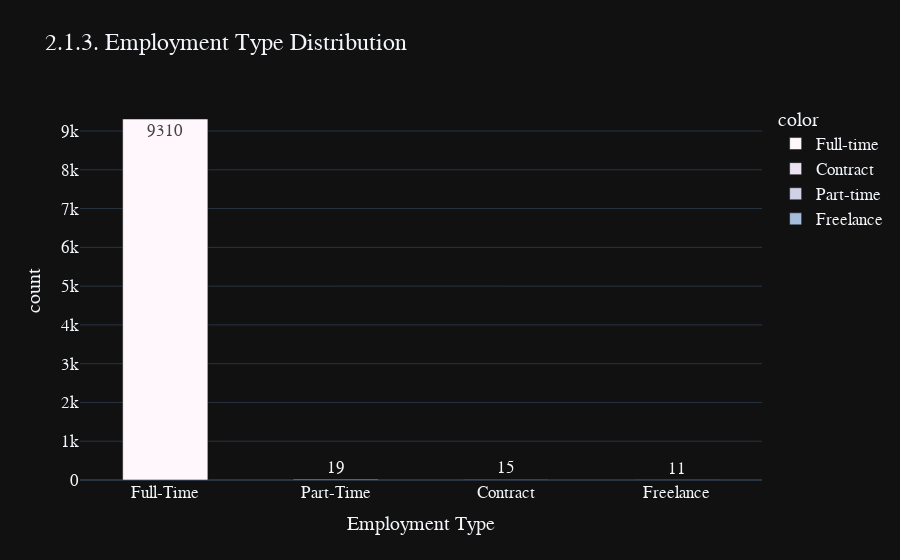

This figure's notebook cell:
### Markdown cell above
<h4>4 employment type here, each are:</h4><br>

<b>PT</b>: Part-time<br>
<b>FT</b>: Full-time<br>
<b>CT</b>: Contract<br>
<b>FL</b>: Freelance<br>

### Code cell
type_grouped = df['employment_type'].value_counts()
e_type = ['Full-Time','Part-Time','Contract','Freelance']
fig = px.bar(x = e_type, y = type_grouped.values, 
       color = type_grouped.index, 
       color_discrete_sequence=px.colors.sequential.PuBuGn,
       template = 'plotly_dark',
       text = type_grouped.values, title = '2.1.3. Employment Type Distribution')
fig.update_layout(
    xaxis_title="Employment Type",
    yaxis_title="count",
    font = dict(size=17,family="Franklin Gothic"))
fig.update_traces(width=0.5)
fig.show()

### Figure 1 — Plotly figure (JSON) as saved in the notebook; plotly's stock layout.template omitted (floating-point values rounded to 4 significant figures)
{"data": [{"alignmentgroup": "True", "hovertemplate": "color=Full-time<br>x=%{x}<br>y=%{y}<br>text=%{text}<extra></extra>", "legendgroup": "Full-time", "marker": {"color": "rgb(255,247,251)", "pattern": {"shape": ""}}, "name": "Full-time", "offsetgroup": "Full-time", "orientation": "v", "showlegend": true, "text": [9310], "textposition": "auto", "type": "bar", "width": 0.5, "x": ["Full-Time"], "xaxis": "x", "y": [9310], "yaxis": "y"}, {"alignmentgroup": "True", "hovertemplate": "color=Contract<br>x=%{x}<br>y=%{y}<br>text=%{text}<extra></extra>", "legendgroup": "Contract", "marker": {"color": "rgb(236,226,240)", "pattern": {"shape": ""}}, "name": "Contract", "offsetgroup": "Contract", "orientation": "v", "showlegend": true, "text": [19], "textposition": "auto", "type": "bar", "width": 0.5, "x": ["Part-Time"], "xaxis": "x", "y": [19], "yaxis": "y"}, {"alignmentgroup": "True", "hovertemplate": "color=Part-time<br>x=%{x}<br>y=%{y}<br>text=%{text}<extra></extra>", "legendgroup": "Part-time", "marker": {"color": "rgb(208,209,230)", "pattern": {"shape": ""}}, "name": "Part-time", "offsetgroup": "Part-time", "orientation": "v", "showlegend": true, "text": [15], "textposition": "auto", "type": "bar", "width": 0.5, "x": ["Contract"], "xaxis": "x", "y": [15], "yaxis": "y"}, {"alignmentgroup": "True", "hovertemplate": "color=Freelance<br>x=%{x}<br>y=%{y}<br>text=%{text}<extra></extra>", "legendgroup": "Freelance", "marker": {"color": "rgb(166,189,219)", "pattern": {"shape": ""}}, "name": "Freelance", "offsetgroup": "Freelance", "orientation": "v", "showlegend": true, "text": [11], "textposition": "auto", "type": "bar", "width": 0.5, "x": ["Freelance"], "xaxis": "x", "y": [11], "yaxis": "y"}], "layout": {"barmode": "relative", "font": {"family": "Franklin Gothic", "size": 17}, "legend": {"title": {"text": "color"}, "tracegroupgap": 0}, "title": {"text": "2.1.3. Employment Type Distribution"}, "xaxis": {"anchor": "y", "domain": [0, 1], "title": {"text": "Employment Type"}}, "yaxis": {"anchor": "x", "domain": [0, 1], "title": {"text": "count"}}}}
